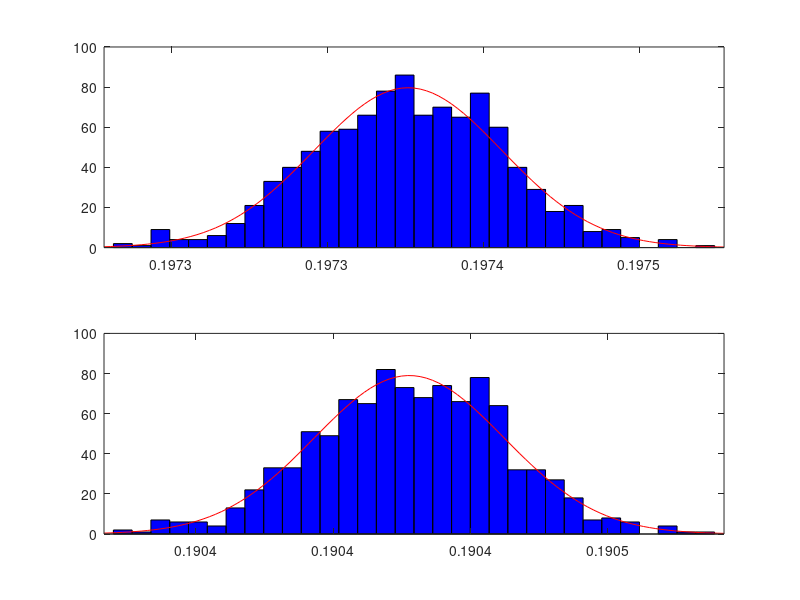
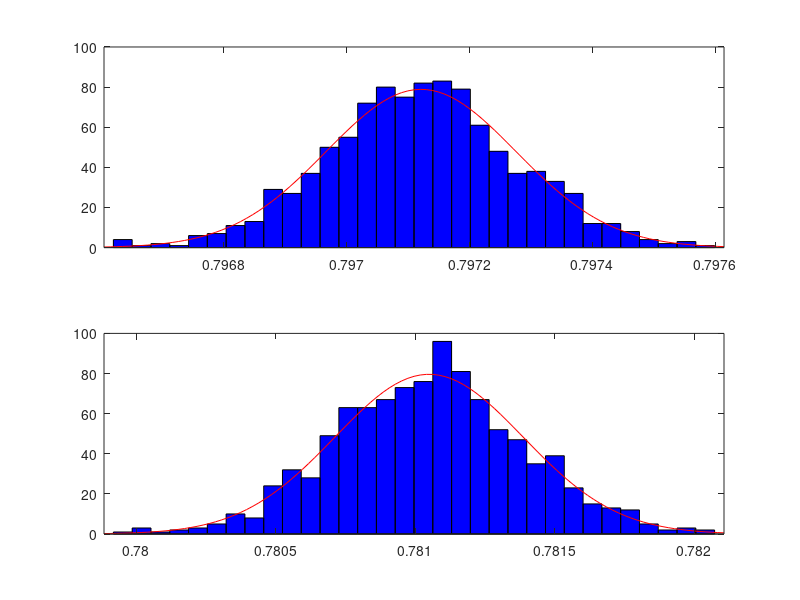

Write the MATLAB code that produced these figures, in order.
clear all; 
close all;

temp = load('width_005_10.mat');
width_005_10 = temp.width;
temp = load('inten_005_10.mat');
inten_005_10 = temp.inten;
temp = load('width_005_20.mat');
width_005_20 = temp.width;
temp = load('inten_010_10.mat');
inten_010_10 = temp.inten;

figure(1);
subplot(2,1,1);
histfit(width_005_10);
% xlim([0.9 1.3]);
subplot(2,1,2);
histfit(width_005_20);
% xlim([0.9 1.3]);

figure(2);
subplot(2,1,1);
histfit(inten_005_10);
% xlim([0.25 0.35]);
subplot(2,1,2);
histfit(inten_010_10);
% xlim([0.25 0.35]);
